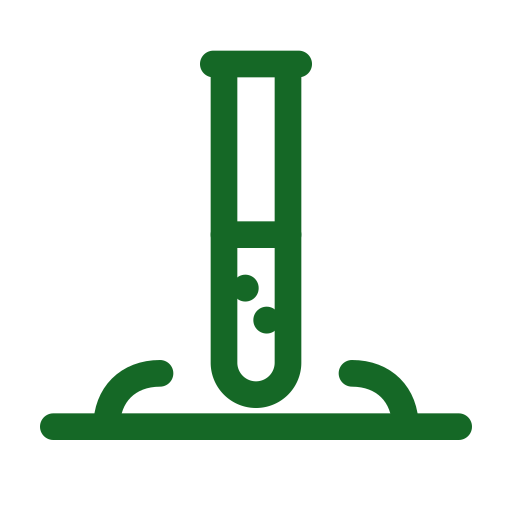
#> input picture tools/wormhole-visuals/year-end-2026/i-fielddata.png, 512 x 512 px, given in place of mycelium-bloom-print.png, which was not available
$ python merch_mockups.py year-end-2026 year-end-2026/brandq-green.png
#> lines starting #> are read from the running program, lines starting #| are printed output that depends on the picture; after the words box and inside, x2 and y2 are one past the last pixel; in counts of white or black regions, pixels touching at a corner belong together
"""Mockups for the "Be the mycelium" merch, drawn in code (no stock templates, no AI): tote bags, tees, mug,
framed poster and a sticker. Each is 1600 x 1600; the print is multiplied into a generated fabric texture so it
reads as printed, not pasted.

  python3 tools/wormhole-visuals/merch_mockups.py <merch dir> <outdir>
"""
import math
import os
import sys

import numpy as np
from PIL import Image, ImageChops, ImageDraw, ImageFilter

N = 1600
K = 2
GREEN = (21, 104, 38)
DEEP = (12, 52, 24)
CREAM = (244, 241, 234)
rng = np.random.default_rng(4)


def surface(top=(236, 231, 222), bottom=(218, 210, 197)):
    t = np.linspace(0, 1, N)[:, None, None]
    a = np.array(top, np.float32) * (1 - t) + np.array(bottom, np.float32) * t
    a = np.repeat(a, N, axis=1) + rng.normal(0, 2.2, (N, N, 1))
    return Image.fromarray(a.clip(0, 255).astype("uint8")).convert("RGBA")


def weave(n=N, strength=0.07, scale=1.0):
    """Canvas/cotton luminance texture around 1.0."""
    g = rng.normal(0, 1, (n, n)).astype(np.float32)
    g = np.asarray(Image.fromarray(((g * 40) + 128).clip(0, 255).astype("uint8")).filter(
        ImageFilter.GaussianBlur(0.8 * scale))).astype(np.float32) / 128 - 1
    yy, xx = np.mgrid[0:n, 0:n].astype(np.float32)
    w = 0.5 * np.sin(xx * 1.9 / scale) * np.sin(yy * 1.9 / scale)
    return 1 + strength * (g * 0.7 + w * 0.5)


def shadow(mask, off=(0, 18), blur=26, alpha=0.32):
    m = mask.filter(ImageFilter.GaussianBlur(blur)).point(lambda v: int(v * alpha))
    sh = Image.new("RGBA", mask.size, (40, 32, 24, 0))
    sh.putalpha(m)
    out = Image.new("RGBA", mask.size, (0, 0, 0, 0))
    out.alpha_composite(sh, off)
    return out


def smooth_mask(poly, blur=1.2):
    m = Image.new("L", (N * K, N * K), 0)
    ImageDraw.Draw(m).polygon([(x * K, y * K) for x, y in poly], fill=255)
    return m.resize((N, N), Image.LANCZOS).filter(ImageFilter.GaussianBlur(blur))


def fabric_fill(mask, colour, tex, shade):
    """Garment: flat colour x weave x soft shading, cut by mask."""
    a = np.array(colour, np.float32)[None, None] * (tex * shade)[..., None]
    im = Image.fromarray(a.clip(0, 255).astype("uint8")).convert("RGBA")
    im.putalpha(mask)
    return im


def print_on(base, art, box, tex, ink=0.94):
    """Place art (RGBA) into box (x, y, w) and multiply its colour with the fabric texture."""
    x, y, w = box
    a = art.resize((w, round(art.height * w / art.width)), Image.LANCZOS)
    arr = np.asarray(a).astype(np.float32)
    t = tex[y:y + a.height, x:x + a.width][..., None]
    arr[..., :3] *= t
    arr[..., 3] *= ink
    base.alpha_composite(Image.fromarray(arr.clip(0, 255).astype("uint8")), (x, y))


def folds(n=N, lines=(), width=60, depth=0.08):
    """Soft shading: list of ((x0, y0), (x1, y1)) dark creases."""
    m = Image.new("L", (n, n), 0)
    d = ImageDraw.Draw(m)
    for (x0, y0), (x1, y1) in lines:
        d.line((x0, y0, x1, y1), fill=255, width=width)
    m = np.asarray(m.filter(ImageFilter.GaussianBlur(width * 0.7))).astype(np.float32) / 255
    return 1 - depth * m


# ------------------------------------------------------------------ tote
def tote(art, colour, name, out):
    bg = surface()
    x0, y0, x1, y1 = 330, 520, 1270, 1450
    tex = weave(strength=0.09, scale=1.3)
    yy, xx = np.mgrid[0:N, 0:N].astype(np.float32)
    shade = (1 - 0.05 * ((xx - 800) / 470) ** 2) * (1 - 0.04 * (yy - y0) / (y1 - y0))
    shade *= folds(lines=[((470, 560), (430, 1430)), ((1150, 600), (1190, 1420))], width=50, depth=0.05)
    # handles: loops rising from the top edge
    hm = Image.new("L", (N * K, N * K), 0)
    hd = ImageDraw.Draw(hm)
    for cx in (560, 1040):
        pass
    hd.arc((520 * K, 150 * K, 1080 * K, 900 * K), 180, 360, fill=255, width=58 * K)
    hm = hm.resize((N, N), Image.LANCZOS)
    hcol = tuple(round(c * 0.9) for c in colour)
    handles = fabric_fill(hm, hcol, tex, np.ones((N, N), np.float32))
    body = smooth_mask([(x0, y0), (x1, y0), (x1 + 6, y1), (x0 - 6, y1)])
    bg.alpha_composite(shadow(ImageChops.lighter(body, hm)))
    bg.alpha_composite(handles)
    bag = fabric_fill(body, colour, tex, shade)
    bg.alpha_composite(bag)
    d = ImageDraw.Draw(bg)
    hem = tuple(round(c * 0.86) for c in colour)
    d.line((x0, y0 + 46, x1, y0 + 46), fill=hem + (150,), width=2)
    for x in range(x0 + 10, x1 - 10, 18):  # top hem stitching
        d.line((x, y0 + 30, x + 9, y0 + 30), fill=hem + (190,), width=3)
    print_on(bg, art, (x0 + 150, y0 + 130, (x1 - x0) - 300), tex)
    bg.convert("RGB").save(f"{out}/{name}.jpg", quality=92)


# ------------------------------------------------------------------ tee
TEE = [(650, 240), (520, 280), (300, 395), (228, 468), (332, 698), (442, 650), (455, 1432), (1145, 1432),
       (1158, 650), (1268, 698), (1372, 468), (1300, 395), (1080, 280), (950, 240)]


# [8 lines left out: function chaikin, not called in this run]


def tee(art, colour, name, out):
    bg = surface()
    neck = [(650 + i * 300 / 30, 240 + math.sin(math.pi * i / 30) * 90) for i in range(31)]
    poly = TEE + neck[::-1]
    body = smooth_mask(poly, 1.6)
    tex = weave(strength=0.06, scale=0.9)
    yy, xx = np.mgrid[0:N, 0:N].astype(np.float32)
    shade = 1 - 0.07 * ((xx - 800) / 400) ** 2
    shade *= folds(lines=[((470, 660), (560, 1420)), ((1130, 660), (1050, 1420)), ((450, 650), (330, 700)),
                          ((1150, 650), (1270, 700)), ((700, 1250), (900, 1400))], width=45, depth=0.07)
    bg.alpha_composite(shadow(body))
    shirt = fabric_fill(body, colour, tex, np.clip(shade, 0, 1.2))
    bg.alpha_composite(shirt)
    d = ImageDraw.Draw(bg)
    rib = tuple(round(c * 0.86) for c in colour)
    d.line([(x, y + 22) for x, y in neck], fill=rib + (255,), width=26, joint="curve")
    d.line([(x, y + 6) for x, y in neck], fill=rib + (160,), width=4, joint="curve")
    d.line((262, 520, 350, 690), fill=rib + (120,), width=3)   # sleeve hems
    d.line((1338, 520, 1250, 690), fill=rib + (120,), width=3)
    print_on(bg, art, (535, 400, 530), tex)
    bg.convert("RGB").save(f"{out}/{name}.jpg", quality=92)


# ------------------------------------------------------------------ mug
def mug(art, name, out):
    bg = surface()
    x0, x1, y0, y1 = 480, 1100, 470, 1220
    w, h = x1 - x0, y1 - y0
    body = Image.new("L", (N * K, N * K), 0)
    bd = ImageDraw.Draw(body)
    bd.rectangle((x0 * K, (y0 + 30) * K, x1 * K, (y1 - 30) * K), fill=255)
    bd.ellipse((x0 * K, (y1 - 60) * K, x1 * K, y1 * K), fill=255)
    bd.ellipse((x0 * K, y0 * K, x1 * K, (y0 + 60) * K), fill=255)
    hm = Image.new("L", (N * K, N * K), 0)
    ImageDraw.Draw(hm).ellipse((1030 * K, 620 * K, 1330 * K, 1040 * K), outline=255, width=62 * K)
    body = body.resize((N, N), Image.LANCZOS)
    hm = hm.resize((N, N), Image.LANCZOS)
    hm = ImageChops.subtract(hm, body)
    bg.alpha_composite(shadow(ImageChops.lighter(body, hm), off=(14, 22)))
    # cylinder shading
    u = np.clip((np.arange(N, dtype=np.float32) - x0) / w, 0, 1)
    cyl = 0.78 + 0.26 * np.clip(np.sin(np.pi * u), 0, 1) ** 0.6 + 0.10 * np.exp(-((u - 0.32) / 0.07) ** 2)
    shade = np.repeat(cyl[None], N, 0)
    white = (247, 246, 242)
    m_img = fabric_fill(body, white, np.ones((N, N), np.float32), shade)
    h_shade = np.repeat((0.9 + 0.1 * np.sin(np.linspace(0, np.pi, N)))[None], N, 0)
    bg.alpha_composite(fabric_fill(hm, white, np.ones((N, N), np.float32), h_shade * 0.92))
    bg.alpha_composite(m_img)
    # wrap the art around the cylinder: x on the mug = sin of the angle
    pw = 470
    a = art.resize((pw, pw), Image.LANCZOS)
    arr = np.asarray(a).astype(np.float32)
    cx = x0 + w * 0.44
    R = w / 2
    out_a = np.zeros((pw, w, 4), np.float32)
    for X in range(w):
        xs = (x0 + X - (x0 + R)) / R            # -1..1 across the mug
        ang = math.asin(max(-1, min(1, xs)))
        src = (ang * R - (cx - (x0 + R))) + pw / 2
        if 0 <= src < pw - 1:
            out_a[:, X] = arr[:, int(src)]
            out_a[:, X, 3] *= max(0, math.cos(ang)) ** 0.3
    out_a[..., :3] *= cyl[x0:x1][None, :, None]
    bg.alpha_composite(Image.fromarray(out_a.clip(0, 255).astype("uint8")), (x0, y0 + 150))
    d = ImageDraw.Draw(bg)
    d.ellipse((x0 + 8, y0 + 6, x1 - 8, y0 + 56), fill=(205, 200, 190, 255))      # inside rim
    d.ellipse((x0 + 8, y0 + 6, x1 - 8, y0 + 56), outline=(250, 249, 246, 255), width=8)
    bg.convert("RGB").save(f"{out}/{name}.jpg", quality=92)


# ------------------------------------------------------------------ poster
# [198 lines left out: functions poster, sticker, sweat, cap, curve, notebook and 2 more, not called in this run]


if __name__ == "__main__":
    src, out = sys.argv[1], sys.argv[2]
    os.makedirs(out, exist_ok=True)
    light = Image.open(f"{src}/mycelium-bloom-print.png").convert("RGBA")             # mint/cream ink
#> light is the input picture: PIL image 512x512 RGBA; mean R, G, B, A 21, 104, 38, 37.4
    dark = Image.open(f"{src}/mycelium-bloom-print-dark-green.png").convert("RGBA")   # green ink
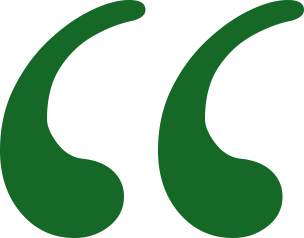
#> input picture tools/wormhole-visuals/year-end-2026/brandq-green.png, 304 x 238 px, given in place of mycelium-bloom-print-dark-green.png, which was not available
#> dark is the input picture: PIL image 304x238 RGBA; mean R, G, B, A 8.8, 43.8, 16, 104.4
    tote(dark, (232, 222, 200), "tote-natural", out)
#> in folds, `m = Image.new("L", (n, n), 0)`: m: PIL image 1600x1600 L; every value is 0
#> in tote, `shade *= folds(lines=[((470, 560), (430, 1430)), ((1150, 600), (1190, ..`:
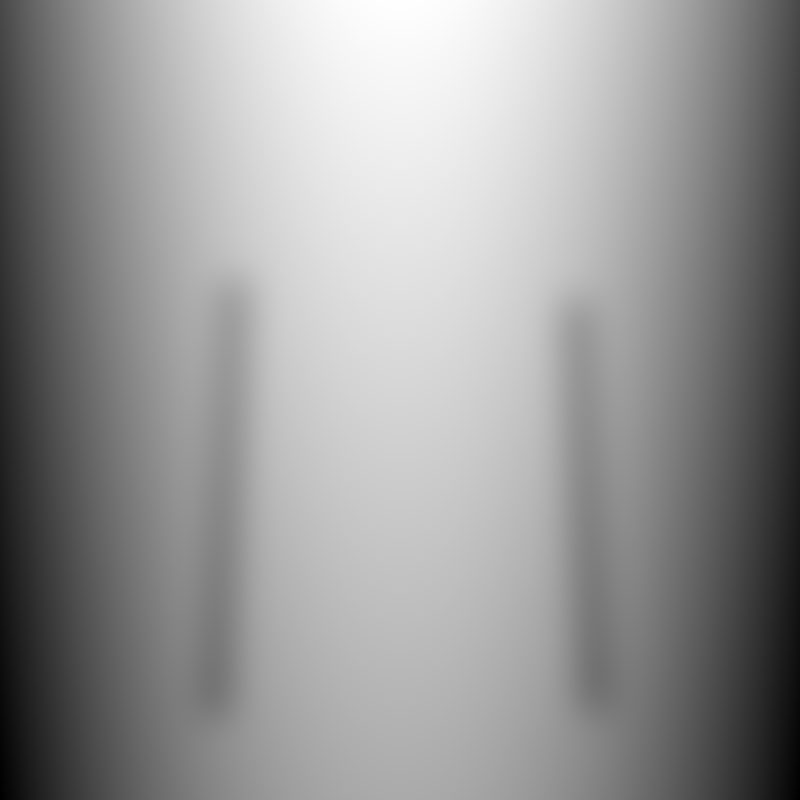
#> shade: shape (1600, 1600) float32 (shown at 1/2 size); min 0.815, max 1.02, mean 0.939; drawn with min black and max white
#> in tote, `hm = Image.new("L", (N * K, N * K), 0)`: hm: PIL image 3200x3200 L; every value is 0
#> in smooth_mask, `ImageDraw.Draw(m).polygon([(x * K, y * K) for x, y in poly], fill=255)`:
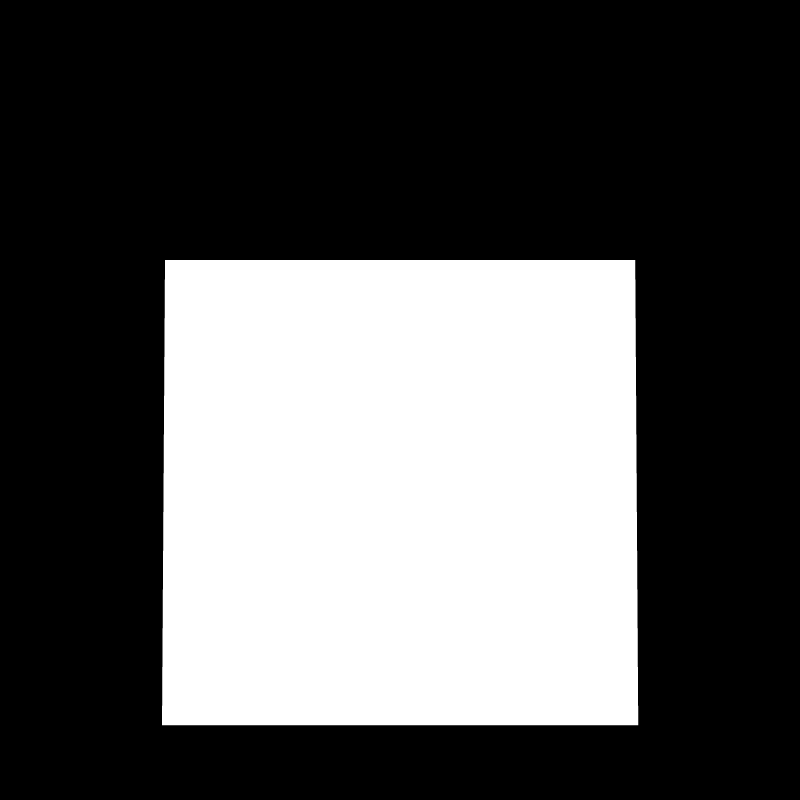
#> m: PIL image 3200x3200 L (shown at 1/4 size); 34.4% white; 1 white region, box (x1, y1, x2, y2) and area: (648, 1040, 2553, 2901) 3522873
#> in shadow, `out = Image.new("RGBA", mask.size, (0, 0, 0, 0))`: out: PIL image 1600x1600 RGBA; every value is 0
    tote(light, GREEN, "tote-green", out)
#> call 2 of tote, with colour = (21, 104, 38), name = 'tote-green', out = 'year-end-2026/brandq-green.png'
#> call 3 of fabric_fill, with colour = (19, 94, 34)
#> in fabric_fill (call 3), `a = np.array(colour, np.float32)[None, None] * (tex * shade)[..., None]`:
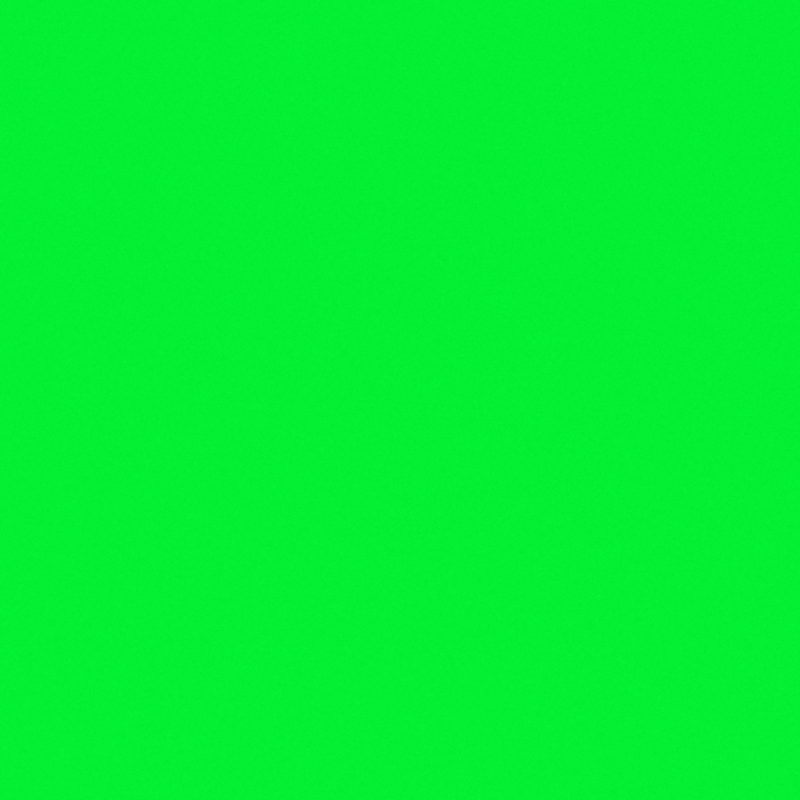
#> a: shape (1600, 1600, 3) float32 (shown at 1/2 size); mean of channels 0, 1, 2 19.3, 95.3, 33.5; drawn with min black and max white
#> in fabric_fill (call 3), `im = Image.fromarray(a.clip(0, 255).astype("uint8")).convert("RGBA")`:
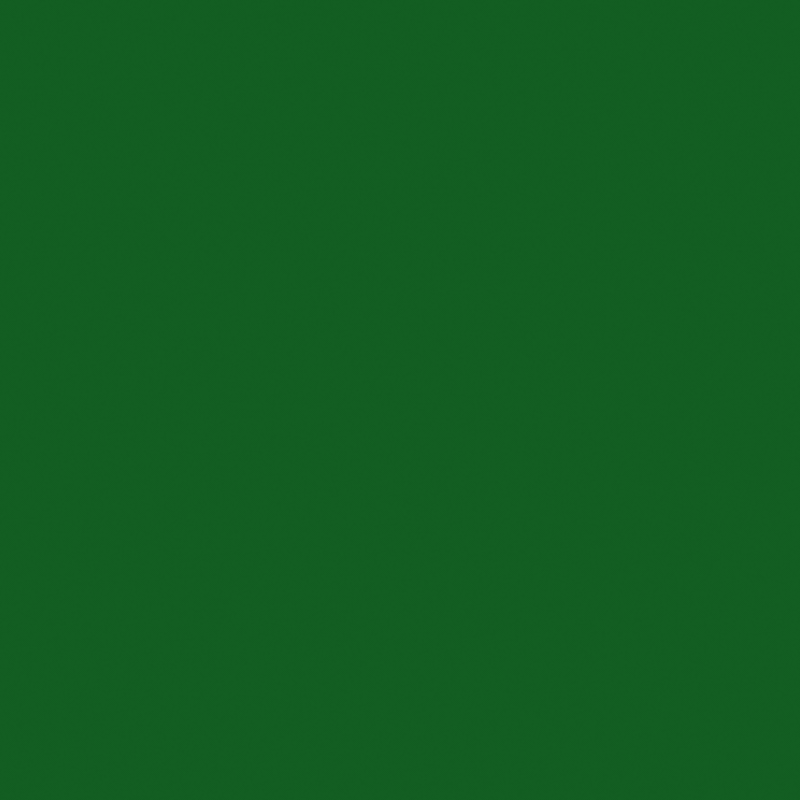
#> im: PIL image 1600x1600 RGBA (shown at 1/2 size); mean R, G, B, A 18.5, 93.5, 33.5, 255
#> in tote (call 2), `bg.alpha_composite(bag)`:
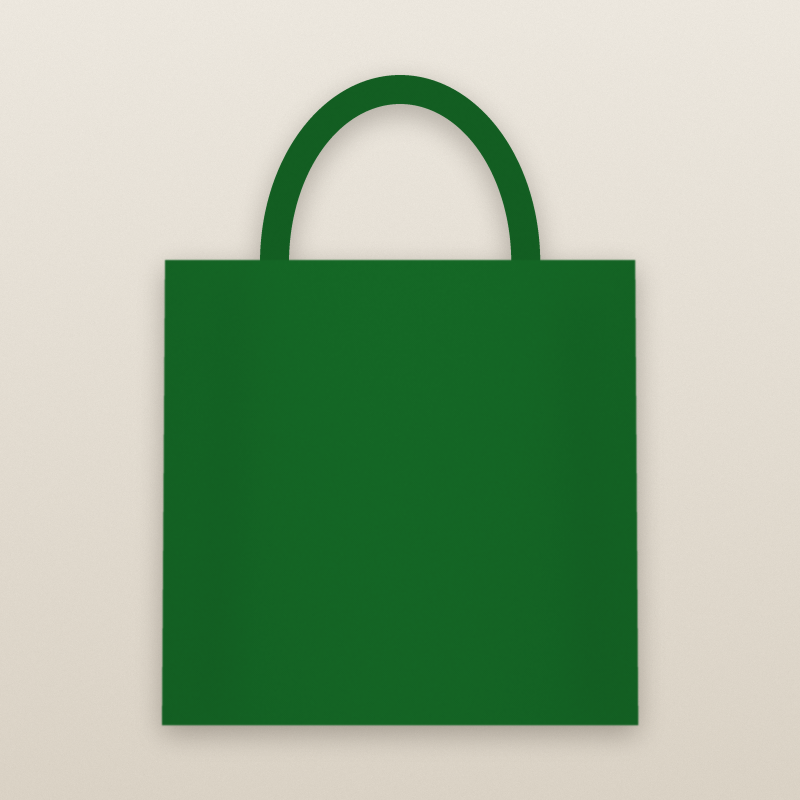
#> bg: PIL image 1600x1600 RGBA (shown at 1/2 size); mean R, G, B, A 150.2, 175.1, 145.2, 255
#> call 2 of print_on, with box = (480, 650, 640), ink = 0.94
#> in print_on (call 2), `t = tex[y:y + a.height, x:x + a.width][..., None]`:
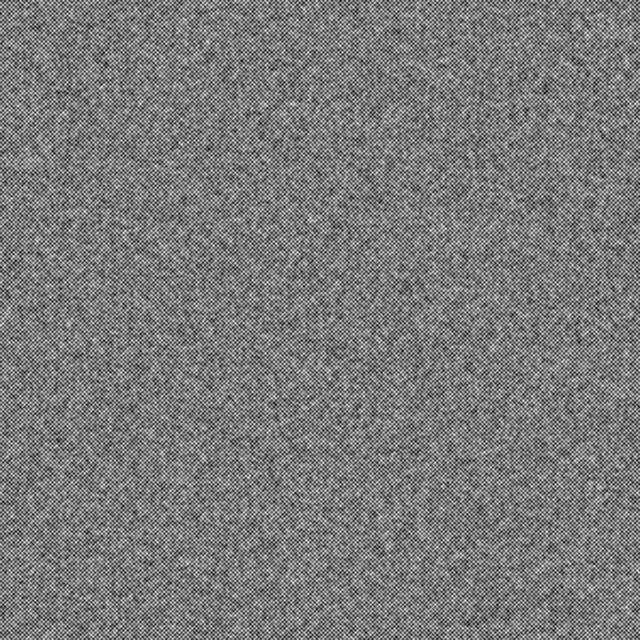
#> t: shape (640, 640, 1) float32; min 0.959, max 1.04, mean 1; drawn with min black and max white
#> in print_on (call 2), `arr[..., :3] *= t`: arr: shape (640, 640, 4) float32; mean R, G, B, A 3.3, 17.7, 6.1, 37.4
#> in print_on (call 2), `arr[..., 3] *= ink`: arr: shape (640, 640, 4) float32; mean R, G, B, A 3.3, 17.7, 6.1, 35.1
    tee(dark, (250, 249, 246), "tee-white", out)
    tee(light, DEEP, "tee-forest", out)
    mug(dark, "mug", out)
#> (the run stopped early here; a loop or call above may not have finished)
